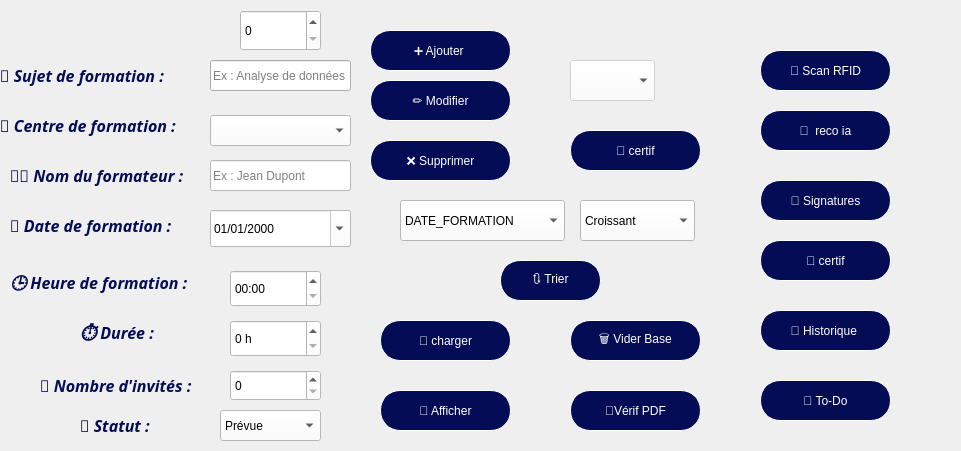
              <widget class="QWidget" name="widget_5" native="true">
               <property name="geometry">
                <rect>
                 <x>310</x>
                 <y>20</y>
                 <width>961</width>
                 <height>451</height>
                </rect>
               </property>
               <widget class="QPushButton" name="btnAjouter">
                <property name="geometry">
                 <rect>
                  <x>370</x>
                  <y>30</y>
                  <width>141</width>
                  <height>41</height>
                 </rect>
                </property>
                <property name="styleSheet">
                 <string notr="true">border:1px solid white;
border-radius:20px;
background-color:#030C54;
color:white;
background-image: url(:/res/resources/back.jpeg);</string>
                </property>
                <property name="text">
                 <string>➕ Ajouter </string>
                </property>
               </widget>
               <widget class="QLabel" name="labelStatut">
                <property name="geometry">
                 <rect>
                  <x>80</x>
                  <y>410</y>
                  <width>161</width>
                  <height>31</height>
                 </rect>
                </property>
                <property name="font">
                 <font>
                  <family>Perpetua</family>
                  <pointsize>12</pointsize>
                  <italic>true</italic>
                  <bold>true</bold>
                  <underline>false</underline>
                 </font>
                </property>
                <property name="styleSheet">
                 <string notr="true">color:#030C54;
border:none;</string>
                </property>
                <property name="text">
                 <string>📌 Statut :</string>
                </property>
               </widget>
               <widget class="QLabel" name="labelHeure">
                <property name="geometry">
                 <rect>
                  <x>10</x>
                  <y>270</y>
                  <width>201</width>
                  <height>31</height>
                 </rect>
                </property>
                <property name="font">
                 <font>
                  <family>Perpetua</family>
                  <pointsize>12</pointsize>
                  <italic>true</italic>
                  <bold>true</bold>
                  <underline>false</underline>
                 </font>
                </property>
                <property name="styleSheet">
                 <string notr="true">color:#030C54;
border:none;</string>
                </property>
                <property name="text">
                 <string>🕒 Heure de formation :</string>
                </property>
               </widget>
               <widget class="QLabel" name="labelDate">
                <property name="geometry">
                 <rect>
                  <x>10</x>
                  <y>210</y>
                  <width>191</width>
                  <height>31</height>
                 </rect>
                </property>
                <property name="font">
                 <font>
                  <family>Perpetua</family>
                  <pointsize>12</pointsize>
                  <italic>true</italic>
                  <bold>true</bold>
                  <underline>false</underline>
                 </font>
                </property>
                <property name="styleSheet">
                 <string notr="true">color:#030C54;
border:none;</string>
                </property>
                <property name="text">
                 <string>📅 Date de formation :</string>
                </property>
               </widget>
               <widget class="QLabel" name="labelCentre">
                <property name="geometry">
                 <rect>
                  <x>0</x>
                  <y>110</y>
                  <width>211</width>
                  <height>31</height>
                 </rect>
                </property>
                <property name="font">
                 <font>
                  <family>Perpetua</family>
                  <pointsize>12</pointsize>
                  <italic>true</italic>
                  <bold>true</bold>
                  <underline>false</underline>
                 </font>
                </property>
                <property name="styleSheet">
                 <string notr="true">color:#030C54;
border:none;</string>
                </property>
                <property name="text">
                 <string>🏫 Centre de formation :</string>
                </property>
               </widget>
               <widget class="QLabel" name="labelDuree">
                <property name="geometry">
                 <rect>
                  <x>80</x>
                  <y>320</y>
                  <width>151</width>
                  <height>31</height>
                 </rect>
                </property>
                <property name="font">
                 <font>
                  <family>Perpetua</family>
                  <pointsize>12</pointsize>
                  <italic>true</italic>
                  <bold>true</bold>
                  <underline>false</underline>
                 </font>
                </property>
                <property name="styleSheet">
                 <string notr="true">color:#030C54;
border:none;</string>
                </property>
                <property name="text">
                 <string>⏱️ Durée :</string>
                </property>
               </widget>
               <widget class="QPushButton" name="btnModifier">
                <property name="geometry">
                 <rect>
                  <x>370</x>
                  <y>80</y>
                  <width>141</width>
                  <height>41</height>
                 </rect>
                </property>
                <property name="styleSheet">
                 <string notr="true">border:1px solid white;
border-radius:20px;
background-color:#030C54;
color:white;
background-image: url(:/res/resources/back.jpeg);</string>
                </property>
                <property name="text">
                 <string>✏️ Modifier</string>
                </property>
               </widget>
               <widget class="QPushButton" name="btnSupprimer">
                <property name="geometry">
                 <rect>
                  <x>370</x>
                  <y>140</y>
                  <width>141</width>
                  <height>41</height>
                 </rect>
                </property>
                <property name="styleSheet">
                 <string notr="true">border:1px solid white;
border-radius:20px;
background-color:#030C54;
color:white;
background-image: url(:/res/resources/back.jpeg);</string>
                </property>
                <property name="text">
                 <string>❌ Supprimer</string>
                </property>
               </widget>
               <widget class="QPushButton" name="btnTrier">
                <property name="geometry">
                 <rect>
                  <x>500</x>
                  <y>260</y>
                  <width>101</width>
                  <height>41</height>
                 </rect>
                </property>
                <property name="styleSheet">
                 <string notr="true">border:1px solid white;
border-radius:20px;
background-color:#030C54;
color:white;
background-image: url(:/res/resources/back.jpeg);</string>
                </property>
                <property name="text">
                 <string>🔃 Trier</string>
                </property>
               </widget>
               <widget class="QLabel" name="labelSujet">
                <property name="geometry">
                 <rect>
                  <x>0</x>
                  <y>60</y>
                  <width>201</width>
                  <height>31</height>
                 </rect>
                </property>
                <property name="font">
                 <font>
                  <family>Perpetua</family>
                  <pointsize>12</pointsize>
                  <italic>true</italic>
                  <bold>true</bold>
                  <underline>false</underline>
                 </font>
                </property>
                <property name="styleSheet">
                 <string notr="true">color:#030C54;
border:none;</string>
                </property>
                <property name="text">
                 <string>📝 Sujet de formation :</string>
                </property>
               </widget>
               <widget class="QComboBox" name="comboStatut">
                <property name="geometry">
                 <rect>
                  <x>220</x>
                  <y>410</y>
                  <width>101</width>
                  <height>31</height>
                 </rect>
                </property>
                <property name="styleSheet">
                 <string notr="true">background-color: rgb(255, 255, 255);
color: rgb(0, 0, 0);</string>
                </property>
                <item>
                 <property name="text">
                  <string>Prévue</string>
                 </property>
                </item>
                <item>
                 <property name="text">
                  <string>En cours</string>
                 </property>
                </item>
                <item>
                 <property name="text">
                  <string>Terminée</string>
                 </property>
                </item>
               </widget>
               <widget class="QComboBox" name="comboBoxTri">
                <property name="geometry">
                 <rect>
                  <x>400</x>
                  <y>200</y>
                  <width>165</width>
                  <height>41</height>
                 </rect>
                </property>
                <property name="styleSheet">
                 <string notr="true">background-color: rgb(255, 255, 255);
color: rgb(0, 0, 0);</string>
                </property>
                <item>
                 <property name="text">
                  <string>DATE_FORMATION</string>
                 </property>
                </item>
               </widget>
               <widget class="QComboBox" name="comboBoxOrdre">
                <property name="geometry">
                 <rect>
                  <x>580</x>
                  <y>200</y>
                  <width>115</width>
                  <height>41</height>
                 </rect>
                </property>
                <property name="styleSheet">
                 <string notr="true">background-color: rgb(255, 255, 255);
color: rgb(0, 0, 0);</string>
                </property>
                <item>
                 <property name="text">
                  <string>Croissant</string>
                 </property>
                </item>
                <item>
                 <property name="text">
                  <string>Décroissant</string>
                 </property>
                </item>
               </widget>
               <widget class="QPushButton" name="btnCharger">
                <property name="geometry">
                 <rect>
                  <x>380</x>
                  <y>320</y>
                  <width>131</width>
                  <height>41</height>
                 </rect>
                </property>
                <property name="styleSheet">
                 <string notr="true">border:1px solid white;
border-radius:20px;
background-color:#030C54;
color:white;
background-image: url(:/res/resources/back.jpeg);</string>
                </property>
                <property name="text">
                 <string>🔁 charger</string>
                </property>
               </widget>
               <widget class="QPushButton" name="btnAfficherTout">
                <property name="geometry">
                 <rect>
                  <x>380</x>
                  <y>390</y>
                  <width>131</width>
                  <height>41</height>
                 </rect>
                </property>
                <property name="styleSheet">
                 <string notr="true">border:1px solid white;
border-radius:20px;
background-color:#030C54;
color:white;
background-image: url(:/res/resources/back.jpeg);</string>
                </property>
                <property name="text">
                 <string>📂 Afficher</string>
                </property>
               </widget>
               <widget class="QPushButton" name="btnVerifier">
                <property name="geometry">
                 <rect>
                  <x>760</x>
                  <y>240</y>
                  <width>131</width>
                  <height>41</height>
                 </rect>
                </property>
                <property name="styleSheet">
                 <string notr="true">border:1px solid white;
border-radius:20px;
background-color:#030C54;
color:white;
background-image: url(:/res/resources/back.jpeg);</string>
                </property>
                <property name="text">
                 <string>🔁 certif</string>
                </property>
               </widget>
               <widget class="QPushButton" name="btnVerifier1">
                <property name="geometry">
                 <rect>
                  <x>570</x>
                  <y>390</y>
                  <width>131</width>
                  <height>41</height>
                 </rect>
                </property>
                <property name="styleSheet">
                 <string notr="true">border:1px solid white;
border-radius:20px;
background-color:#030C54;
color:white;
background-image: url(:/res/resources/back.jpeg);</string>
                </property>
                <property name="text">
                 <string>🔎Vérif PDF</string>
                </property>
               </widget>
               <widget class="QPushButton" name="btnOuvrirChatbotIA">
                <property name="geometry">
                 <rect>
                  <x>760</x>
                  <y>110</y>
                  <width>131</width>
                  <height>41</height>
                 </rect>
                </property>
                <property name="styleSheet">
                 <string notr="true">border:1px solid white;
border-radius:20px;
background-color:#030C54;
color:white;
background-image: url(:/res/resources/back.jpeg);</string>
                </property>
                <property name="text">
                 <string>🤖  reco ia</string>
                </property>
               </widget>
               <widget class="QDateEdit" name="dateEdit">
                <property name="geometry">
                 <rect>
                  <x>210</x>
                  <y>210</y>
                  <width>141</width>
                  <height>37</height>
                 </rect>
                </property>
                <property name="styleSheet">
                 <string notr="true">background-color: rgb(255, 255, 255);
color: rgb(0, 0, 0);</string>
                </property>
                <property name="displayFormat">
                 <string>dd/MM/yyyy</string>
                </property>
                <property name="calendarPopup">
                 <bool>true</bool>
                </property>
               </widget>
               <widget class="QTimeEdit" name="timeEdit">
                <property name="geometry">
                 <rect>
                  <x>230</x>
                  <y>270</y>
                  <width>91</width>
                  <height>37</height>
                 </rect>
                </property>
                <property name="styleSheet">
                 <string notr="true">background-color: rgb(255, 255, 255);
color: rgb(0, 0, 0);</string>
                </property>
                <property name="displayFormat">
                 <string>HH:mm</string>
                </property>
               </widget>
               <widget class="QSpinBox" name="spinBoxDuree">
                <property name="geometry">
                 <rect>
                  <x>230</x>
                  <y>320</y>
                  <width>91</width>
                  <height>37</height>
                 </rect>
                </property>
                <property name="styleSheet">
                 <string notr="true">background-color: rgb(255, 255, 255);
color: rgb(0, 0, 0);</string>
                </property>
                <property name="suffix">
                 <string> h</string>
                </property>
                <property name="maximum">
                 <number>24</number>
                </property>
               </widget>
               <widget class="QLineEdit" name="lineEditSujet">
                <property name="geometry">
                 <rect>
                  <x>210</x>
                  <y>60</y>
                  <width>141</width>
                  <height>31</height>
                 </rect>
                </property>
                <property name="styleSheet">
                 <string notr="true">background-color: rgb(255, 255, 255);
color: rgb(0, 0, 0);
             QLineEdit {
              
	background-color: rgb(255, 255, 255);
               
               font-weight: bold;
             }
            </string>
                </property>
                <property name="placeholderText">
                 <string>Ex : Analyse de données</string>
                </property>
               </widget>
               <widget class="QPushButton" name="btnViderBase">
                <property name="geometry">
                 <rect>
                  <x>570</x>
                  <y>320</y>
                  <width>131</width>
                  <height>41</height>
                 </rect>
                </property>
                <property name="styleSheet">
                 <string notr="true">border:1px solid white;
border-radius:20px;
background-color:#030C54;
color:white;
background-image: url(:/res/resources/back.jpeg);</string>
                </property>
                <property name="text">
                 <string>🗑️ Vider Base</string>
                </property>
               </widget>
               <widget class="QSpinBox" name="spinBoxNbreInvites">
                <property name="geometry">
                 <rect>
                  <x>230</x>
                  <y>370</y>
                  <width>91</width>
                  <height>31</height>
                 </rect>
                </property>
                <property name="styleSheet">
                 <string notr="true">background-color: rgb(255, 255, 255);
color: rgb(0, 0, 0);</string>
                </property>
                <property name="minimum">
                 <number>0</number>
                </property>
                <property name="maximum">
                 <number>1000</number>
                </property>
                <property name="value">
                 <number>0</number>
                </property>
               </widget>
               <widget class="QLineEdit" name="lineEditFormateur">
                <property name="geometry">
                 <rect>
                  <x>210</x>
                  <y>160</y>
                  <width>141</width>
                  <height>31</height>
                 </rect>
                </property>
                <property name="styleSheet">
                 <string notr="true">background-color: rgb(255, 255, 255);
color: rgb(0, 0, 0);</string>
                </property>
                <property name="placeholderText">
                 <string>Ex : Jean Dupont</string>
                </property>
               </widget>
               <widget class="QSpinBox" name="spinBoxID">
                <property name="geometry">
                 <rect>
                  <x>240</x>
                  <y>10</y>
                  <width>81</width>
                  <height>41</height>
                 </rect>
                </property>
                <property name="styleSheet">
                 <string notr="true">background-color: rgb(255, 255, 255);
color: rgb(0, 0, 0);</string>
                </property>
               </widget>
               <widget class="QPushButton" name="btnHistoriqueBadges">
                <property name="geometry">
                 <rect>
                  <x>760</x>
                  <y>310</y>
                  <width>131</width>
                  <height>41</height>
                 </rect>
                </property>
                <property name="styleSheet">
                 <string notr="true">border:1px solid white;
border-radius:20px;
background-color:#030C54;
color:white;
background-image: url(:/res/resources/back.jpeg);</string>
                </property>
                <property name="text">
                 <string>📖 Historique </string>
                </property>
               </widget>
               <widget class="QPushButton" name="btnScanRFID">
                <property name="geometry">
                 <rect>
                  <x>760</x>
                  <y>50</y>
                  <width>131</width>
                  <height>41</height>
                 </rect>
                </property>
                <property name="styleSheet">
                 <string notr="true">border:1px solid white;
border-radius:20px;
background-color:#030C54;
color:white;
background-image: url(:/res/resources/back.jpeg);</string>
                </property>
                <property name="text">
                 <string>📡 Scan RFID</string>
                </property>
               </widget>
               <widget class="QPushButton" name="btnTodo">
                <property name="geometry">
                 <rect>
                  <x>760</x>
                  <y>380</y>
                  <width>131</width>
                  <height>41</height>
                 </rect>
                </property>
                <property name="styleSheet">
                 <string notr="true">border:1px solid white;
border-radius:20px;
background-color:#030C54;
color:white;
background-image: url(:/res/resources/back.jpeg);</string>
                </property>
                <property name="text">
                 <string>📝 To-Do</string>
                </property>
               </widget>
               <widget class="QPushButton" name="btnOngletSignatures">
                <property name="geometry">
                 <rect>
                  <x>760</x>
                  <y>180</y>
                  <width>131</width>
                  <height>41</height>
                 </rect>
                </property>
                <property name="styleSheet">
                 <string notr="true">border:1px solid white;
border-radius:20px;
background-color:#030C54;
color:white;background-image: url(:/res/resources/back.jpeg);</string>
                </property>
                <property name="text">
                 <string>🧾 Signatures</string>
                </property>
               </widget>
               <widget class="QComboBox" name="comboBoxValeur">
                <property name="enabled">
                 <bool>false</bool>
                </property>
                <property name="geometry">
                 <rect>
                  <x>570</x>
                  <y>60</y>
                  <width>85</width>
                  <height>41</height>
                 </rect>
                </property>
                <property name="styleSheet">
                 <string notr="true">background-color: rgb(255, 255, 255);
color: rgb(0, 0, 0);</string>
                </property>
               </widget>
               <widget class="QLabel" name="labellNbrelnvites_2">
                <property name="geometry">
                 <rect>
                  <x>40</x>
                  <y>370</y>
                  <width>181</width>
                  <height>31</height>
                 </rect>
                </property>
                <property name="font">
                 <font>
                  <family>Perpetua</family>
                  <pointsize>12</pointsize>
                  <italic>true</italic>
                  <bold>true</bold>
                  <underline>false</underline>
                 </font>
                </property>
                <property name="styleSheet">
                 <string notr="true">color:#030C54;
border:none;</string>
                </property>
                <property name="text">
                 <string>👥 Nombre d'invités :</string>
                </property>
               </widget>
               <widget class="QLabel" name="labelFormateur">
                <property name="geometry">
                 <rect>
                  <x>10</x>
                  <y>160</y>
                  <width>211</width>
                  <height>31</height>
                 </rect>
                </property>
                <property name="font">
                 <font>
                  <family>Perpetua</family>
                  <pointsize>12</pointsize>
                  <italic>true</italic>
                  <bold>true</bold>
                  <underline>false</underline>
                 </font>
                </property>
                <property name="styleSheet">
                 <string notr="true">color:#030C54;
border:none;</string>
                </property>
                <property name="text">
                 <string>👨‍🏫 Nom du formateur :</string>
                </property>
               </widget>
               <widget class="QComboBox" name="lineEditCentre">
                <property name="geometry">
                 <rect>
                  <x>210</x>
                  <y>115</y>
                  <width>141</width>
                  <height>31</height>
                 </rect>
                </property>
                <property name="styleSheet">
                 <string notr="true">background-color: rgb(255, 255, 255);
color: rgb(0, 0, 0);</string>
                </property>
               </widget>
               <widget class="QPushButton" name="btnCertificat">
                <property name="geometry">
                 <rect>
                  <x>570</x>
                  <y>130</y>
                  <width>131</width>
                  <height>41</height>
                 </rect>
                </property>
                <property name="styleSheet">
                 <string notr="true">border:1px solid white;
border-radius:20px;
background-color:#030C54;
color:white;
background-image: url(:/resources/background.png);</string>
                </property>
                <property name="text">
                 <string>🔁 certif</string>
                </property>
               </widget>
              </widget>
